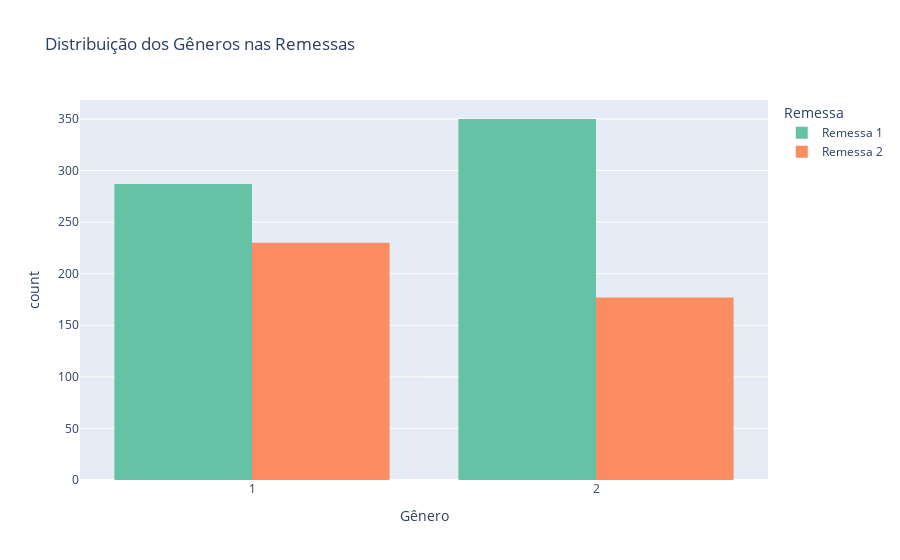

Source (notebook cell):
### Code cell
#distribuiçao de sexo por remessa

remessa1['Remessa'] = 'Remessa 1'
remessa2['Remessa'] = 'Remessa 2'
df_concatenado = pd.concat([remessa1, remessa2])
fig = px.histogram(df_concatenado, 
                   x='GENERO',color='Remessa',barmode='group',title='Distribuição dos Gêneros nas Remessas',labels={'GENERO': 'Gênero', 'count': 'Contagem'},color_discrete_sequence=px.colors.qualitative.Set2)

pio.write_html(fig, 'distribuicao_dos_generos_nas_remessas.html')
fig.show()

### Figure 1 — Plotly figure (JSON) as saved in the notebook; plotly's stock layout.template omitted (floating-point values rounded to 4 significant figures; data arrays with more than 128 entries replaced by an {"elided": "..."} marker saying what was removed)
{"data": [{"alignmentgroup": "True", "bingroup": "x", "hovertemplate": "Remessa=Remessa 1<br>Gênero=%{x}<br>count=%{y}<extra></extra>", "legendgroup": "Remessa 1", "marker": {"color": "rgb(102,194,165)", "pattern": {"shape": ""}}, "name": "Remessa 1", "offsetgroup": "Remessa 1", "orientation": "v", "showlegend": true, "type": "histogram", "x": {"elided": "637 int values"}, "xaxis": "x", "yaxis": "y"}, {"alignmentgroup": "True", "bingroup": "x", "hovertemplate": "Remessa=Remessa 2<br>Gênero=%{x}<br>count=%{y}<extra></extra>", "legendgroup": "Remessa 2", "marker": {"color": "rgb(252,141,98)", "pattern": {"shape": ""}}, "name": "Remessa 2", "offsetgroup": "Remessa 2", "orientation": "v", "showlegend": true, "type": "histogram", "x": {"elided": "407 int values"}, "xaxis": "x", "yaxis": "y"}], "layout": {"barmode": "group", "legend": {"title": {"text": "Remessa"}, "tracegroupgap": 0}, "title": {"text": "Distribuição dos Gêneros nas Remessas"}, "xaxis": {"anchor": "y", "domain": [0, 1], "title": {"text": "Gênero"}}, "yaxis": {"anchor": "x", "domain": [0, 1], "title": {"text": "count"}}}}
